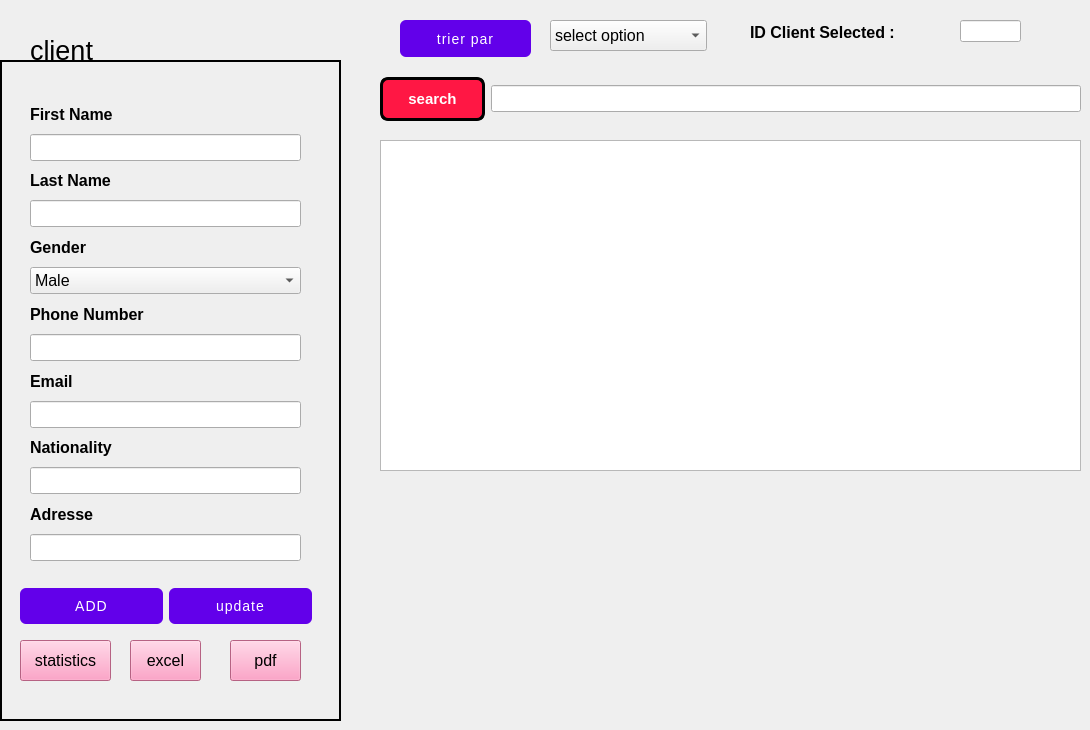
       <widget class="QWidget" name="messages_page">
        <property name="font">
         <font>
          <pointsize>12</pointsize>
         </font>
        </property>
        <widget class="QLabel" name="label_21">
         <property name="geometry">
          <rect>
           <x>0</x>
           <y>60</y>
           <width>341</width>
           <height>661</height>
          </rect>
         </property>
         <property name="styleSheet">
          <string notr="true">border: 2px solid black;</string>
         </property>
         <property name="text">
          <string/>
         </property>
        </widget>
        <widget class="QWidget" name="layoutWidget_3">
         <property name="geometry">
          <rect>
           <x>380</x>
           <y>70</y>
           <width>701</width>
           <height>58</height>
          </rect>
         </property>
         <layout class="QHBoxLayout" name="horizontalLayout_10">
          <item>
           <widget class="QPushButton" name="pushButton_28">
            <property name="styleSheet">
             <string notr="true">QPushButton {
    background-color: #ff1744;
    color: white;
    border: 3px solid #000000;
    border-radius: 8px;
    padding: 10px 25px;
    font-size: 15px;
    font-weight: bold;
    box-shadow: 5px 5px 0 #000000;
    transition: box-shadow 0.2s ease, background-color 0.2s ease;
}
QPushButton:hover {
    background-color: #f01440;
    box-shadow: 3px 3px 0 #000000;
}
QPushButton:pressed {
    background-color: #d01235;
    box-shadow: 1px 1px 0 #000000;
}
</string>
            </property>
            <property name="text">
             <string>search</string>
            </property>
           </widget>
          </item>
          <item>
           <widget class="QLineEdit" name="search_bar"/>
          </item>
         </layout>
        </widget>
        <widget class="QLabel" name="label_30">
         <property name="geometry">
          <rect>
           <x>30</x>
           <y>30</y>
           <width>161</width>
           <height>41</height>
          </rect>
         </property>
         <property name="font">
          <font>
           <pointsize>20</pointsize>
          </font>
         </property>
         <property name="text">
          <string>client</string>
         </property>
        </widget>
        <widget class="QPushButton" name="pdf">
         <property name="geometry">
          <rect>
           <x>230</x>
           <y>640</y>
           <width>71</width>
           <height>41</height>
          </rect>
         </property>
         <property name="styleSheet">
          <string notr="true">background-color: rgb(255, 137, 184);</string>
         </property>
         <property name="text">
          <string>pdf</string>
         </property>
         <property name="icon">
          <iconset>
           <normaloff>im/picture_as_pdf_24dp_5F6368_FILL0_wght400_GRAD0_opsz24.png</normaloff>im/picture_as_pdf_24dp_5F6368_FILL0_wght400_GRAD0_opsz24.png</iconset>
         </property>
        </widget>
        <widget class="QPushButton" name="pushButton_59">
         <property name="geometry">
          <rect>
           <x>400</x>
           <y>20</y>
           <width>131</width>
           <height>37</height>
          </rect>
         </property>
         <property name="styleSheet">
          <string notr="true">QPushButton {
    background-color: #6200ea;
    color: white;
    border-radius: 6px;
    padding: 10px 24px;
    font-size: 14px;
    letter-spacing: 1px;
    text-transform: uppercase;
    transition: background-color 0.3s ease;
}
QPushButton:hover {
    background-color: #3700b3;
}
QPushButton:pressed {
    background-color: #30009c;
}</string>
         </property>
         <property name="text">
          <string>trier par</string>
         </property>
        </widget>
        <widget class="QComboBox" name="comboBox">
         <property name="geometry">
          <rect>
           <x>550</x>
           <y>20</y>
           <width>157</width>
           <height>31</height>
          </rect>
         </property>
         <item>
          <property name="text">
           <string>select option</string>
          </property>
         </item>
         <item>
          <property name="text">
           <string>Prenom</string>
          </property>
         </item>
         <item>
          <property name="text">
           <string>Id_Client</string>
          </property>
         </item>
        </widget>
        <widget class="QWidget" name="layoutWidget_4">
         <property name="geometry">
          <rect>
           <x>30</x>
           <y>100</y>
           <width>271</width>
           <height>461</height>
          </rect>
         </property>
         <layout class="QVBoxLayout" name="verticalLayout_6">
          <item>
           <widget class="QLabel" name="label_22">
            <property name="font">
             <font>
              <weight>75</weight>
              <bold>true</bold>
             </font>
            </property>
            <property name="text">
             <string>First Name</string>
            </property>
           </widget>
          </item>
          <item>
           <widget class="QLineEdit" name="nom"/>
          </item>
          <item>
           <widget class="QLabel" name="label_23">
            <property name="font">
             <font>
              <weight>75</weight>
              <bold>true</bold>
             </font>
            </property>
            <property name="text">
             <string>Last Name</string>
            </property>
           </widget>
          </item>
          <item>
           <widget class="QLineEdit" name="prnom"/>
          </item>
          <item>
           <widget class="QLabel" name="label_28">
            <property name="font">
             <font>
              <weight>75</weight>
              <bold>true</bold>
             </font>
            </property>
            <property name="text">
             <string>Gender</string>
            </property>
           </widget>
          </item>
          <item>
           <widget class="QComboBox" name="comboBox_7">
            <item>
             <property name="text">
              <string>Male</string>
             </property>
            </item>
            <item>
             <property name="text">
              <string>Female</string>
             </property>
            </item>
           </widget>
          </item>
          <item>
           <widget class="QLabel" name="label_24">
            <property name="font">
             <font>
              <weight>75</weight>
              <bold>true</bold>
             </font>
            </property>
            <property name="text">
             <string>Phone Number</string>
            </property>
           </widget>
          </item>
          <item>
           <widget class="QLineEdit" name="nbrphone"/>
          </item>
          <item>
           <widget class="QLabel" name="label_25">
            <property name="font">
             <font>
              <weight>75</weight>
              <bold>true</bold>
             </font>
            </property>
            <property name="text">
             <string>Email</string>
            </property>
           </widget>
          </item>
          <item>
           <widget class="QLineEdit" name="mail"/>
          </item>
          <item>
           <widget class="QLabel" name="label_29">
            <property name="font">
             <font>
              <weight>75</weight>
              <bold>true</bold>
             </font>
            </property>
            <property name="text">
             <string>Nationality</string>
            </property>
           </widget>
          </item>
          <item>
           <widget class="QLineEdit" name="nationality"/>
          </item>
          <item>
           <widget class="QLabel" name="label_27">
            <property name="font">
             <font>
              <weight>75</weight>
              <bold>true</bold>
             </font>
            </property>
            <property name="text">
             <string>Adresse</string>
            </property>
           </widget>
          </item>
          <item>
           <widget class="QLineEdit" name="adresse"/>
          </item>
         </layout>
        </widget>
        <widget class="QWidget" name="layoutWidget_5">
         <property name="geometry">
          <rect>
           <x>20</x>
           <y>580</y>
           <width>292</width>
           <height>52</height>
          </rect>
         </property>
         <layout class="QHBoxLayout" name="horizontalLayout_8">
          <item>
           <widget class="QPushButton" name="ajouter">
            <property name="styleSheet">
             <string notr="true">QPushButton {
    background-color: #6200ea;
    color: white;
    border-radius: 6px;
    padding: 10px 24px;
    font-size: 14px;
    letter-spacing: 1px;
    text-transform: uppercase;
    transition: background-color 0.3s ease;
}
QPushButton:hover {
    background-color: #3700b3;
}
QPushButton:pressed {
    background-color: #30009c;
}
</string>
            </property>
            <property name="text">
             <string>ADD</string>
            </property>
           </widget>
          </item>
          <item>
           <widget class="QPushButton" name="modifier">
            <property name="styleSheet">
             <string notr="true">QPushButton {
    background-color: #6200ea;
    color: white;
    border-radius: 6px;
    padding: 10px 24px;
    font-size: 14px;
    letter-spacing: 1px;
    text-transform: uppercase;
    transition: background-color 0.3s ease;
}
QPushButton:hover {
    background-color: #3700b3;
}
QPushButton:pressed {
    background-color: #30009c;
}</string>
            </property>
            <property name="text">
             <string>update</string>
            </property>
           </widget>
          </item>
         </layout>
        </widget>
        <widget class="QTableView" name="tableView">
         <property name="geometry">
          <rect>
           <x>380</x>
           <y>140</y>
           <width>701</width>
           <height>331</height>
          </rect>
         </property>
        </widget>
        <widget class="QPushButton" name="excel">
         <property name="geometry">
          <rect>
           <x>130</x>
           <y>640</y>
           <width>71</width>
           <height>41</height>
          </rect>
         </property>
         <property name="styleSheet">
          <string notr="true">background-color: rgb(255, 137, 184);</string>
         </property>
         <property name="text">
          <string>excel</string>
         </property>
         <property name="icon">
          <iconset>
           <normaloff>im/picture_as_pdf_24dp_5F6368_FILL0_wght400_GRAD0_opsz24.png</normaloff>im/picture_as_pdf_24dp_5F6368_FILL0_wght400_GRAD0_opsz24.png</iconset>
         </property>
        </widget>
        <widget class="QPushButton" name="gostat">
         <property name="geometry">
          <rect>
           <x>20</x>
           <y>640</y>
           <width>91</width>
           <height>41</height>
          </rect>
         </property>
         <property name="styleSheet">
          <string notr="true">background-color: rgb(255, 137, 184);</string>
         </property>
         <property name="text">
          <string>statistics</string>
         </property>
         <property name="icon">
          <iconset>
           <normaloff>im/picture_as_pdf_24dp_5F6368_FILL0_wght400_GRAD0_opsz24.png</normaloff>im/picture_as_pdf_24dp_5F6368_FILL0_wght400_GRAD0_opsz24.png</iconset>
         </property>
        </widget>
        <widget class="QLineEdit" name="id">
         <property name="geometry">
          <rect>
           <x>960</x>
           <y>20</y>
           <width>61</width>
           <height>22</height>
          </rect>
         </property>
         <property name="text">
          <string/>
         </property>
        </widget>
        <widget class="QLabel" name="label_33">
         <property name="geometry">
          <rect>
           <x>750</x>
           <y>20</y>
           <width>201</width>
           <height>24</height>
          </rect>
         </property>
         <property name="font">
          <font>
           <weight>75</weight>
           <bold>true</bold>
          </font>
         </property>
         <property name="text">
          <string>ID Client Selected :</string>
         </property>
        </widget>
       </widget>
